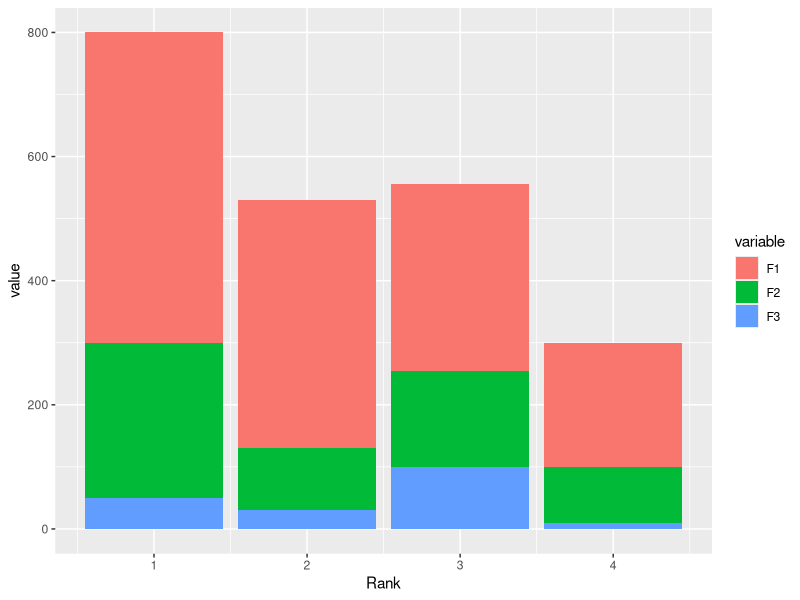

Here is the R script that generated this plot:
DF <- read.table(text="Rank F1     F2     F3
1    500    250    50
                 2    400    100    30
                 3    300    155    100
                 4    200    90     10", header=TRUE)

library(reshape2)
DF1 <- melt(DF, id.var="Rank")

library(ggplot2)
ggplot(DF1, aes(x = Rank, y = value, fill = variable)) + 
  geom_bar(stat = "identity")